Frame 1 (no input): blank canvas, image omitted
Frame 60 (no input): blank canvas, image omitted
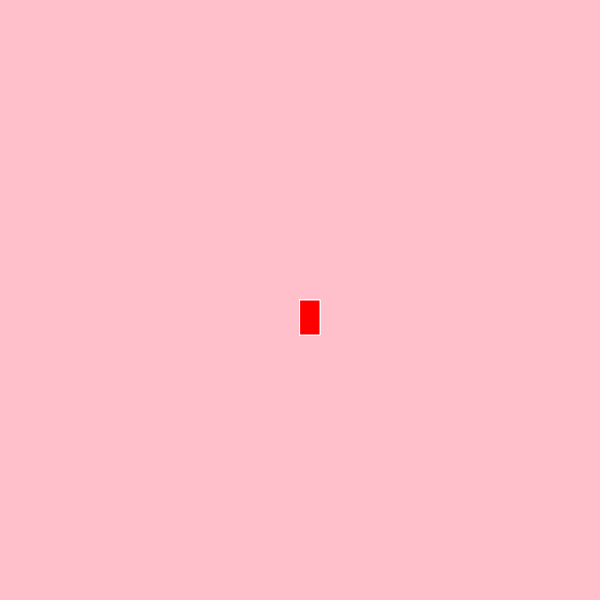
Frame 120 (the mouse pressed at the canvas centre since frame 60)

The p5.js sketch whose frames 1 and 60 were blank and that drew this single picture after the mouse press (run headless with seeded random() and noise() and a simulated clock; from frame 60 on, the mouse is pressed at the canvas centre):

// p5.js sketch
// ── sketch.js
function setup() {
    createCanvas(600, 600);
     background("pink");
  }
  
  
  function draw() {
    
    stroke ("white");
    fill ("red");
   
    
    // console.log(mouseIsPressed);
    
    if (mouseIsPressed){
      rect(mouseX, mouseY, 20, 35);
    }
  }
